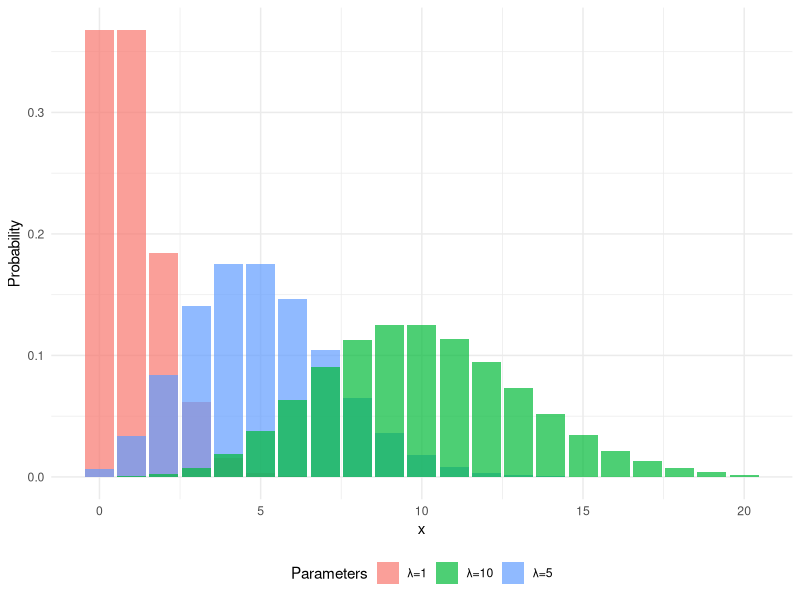

Write the R code that produced this figure.
## ---- chunk 1
#| eval: true
#| echo: false
#| warning: false
#| label: fig-Poisson_Distribution
#| fig-cap: Poisson distribution.
# Packages
library(ggplot2)

# Plot
ggplot2::ggplot(data.frame(x = c(0, 20)), aes(x)) +
  ggplot2::stat_function(
    fun = dpois, args = list(lambda = 1), geom = "col",
    aes(fill = "λ=1"), alpha = 0.7, n = 21
  ) +
  ggplot2::stat_function(
    fun = dpois, args = list(lambda = 5), geom = "col",
    aes(fill = "λ=5"), alpha = 0.7, n = 21
  ) +
  ggplot2::stat_function(
    fun = dpois, args = list(lambda = 10), geom = "col",
    aes(fill = "λ=10"), alpha = 0.7, n = 21
  ) +
  ggplot2::labs(fill = "Parameters") +
  ggplot2::ylab("Probability") +
  ggplot2::xlab("x") +
  ggplot2::theme_minimal() +
  ggplot2::theme(legend.position = "bottom")
